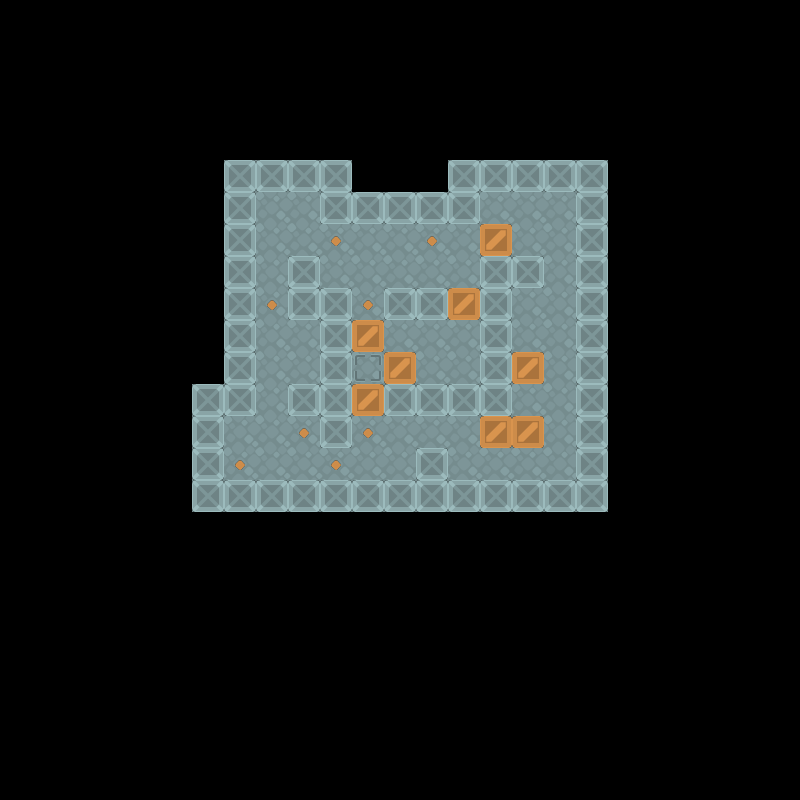

This game map was drawn from its Tiled (.tmx) file and the tilesets committed beside it. A one-line description and the trimmed map source follow:
An orthogonal 25x25 tile map with 32x32 px tiles, 5 tile layers (background, goals, walls, boxes, ...).

<map version="1.4" tiledversion="1.4.1" orientation="orthogonal" renderorder="right-down" width="25" height="25" tilewidth="32" tileheight="32" infinite="0" nextlayerid="6" nextobjectid="1">
 <tileset firstgid="1" name="sokoban_tilesheet" tilewidth="32" tileheight="32" tilecount="104" columns="13">
  <image source="../images/Tilesheet/sokoban_tilesheet.png" width="416" height="256" />
 </tileset>
 <layer id="3" name="background" width="25" height="25">
  <data>[625 cells, 133 non-empty, 1 distinct tile ids]</data>
 </layer>
 <layer id="2" name="goals" width="25" height="25">
  <data>[625 cells, 8 non-empty, 1 distinct tile ids]</data>
 </layer>
 <layer id="1" name="walls" width="25" height="25">
  <data>[625 cells, 66 non-empty, 1 distinct tile ids]</data>
 </layer>
 <layer id="4" name="boxes" width="25" height="25">
  <data>[625 cells, 8 non-empty, 1 distinct tile ids]</data>
 </layer>
 <layer id="5" name="player-start" width="25" height="25">
  <data>[625 cells, 1 non-empty, 1 distinct tile ids]</data>
 </layer>
</map>